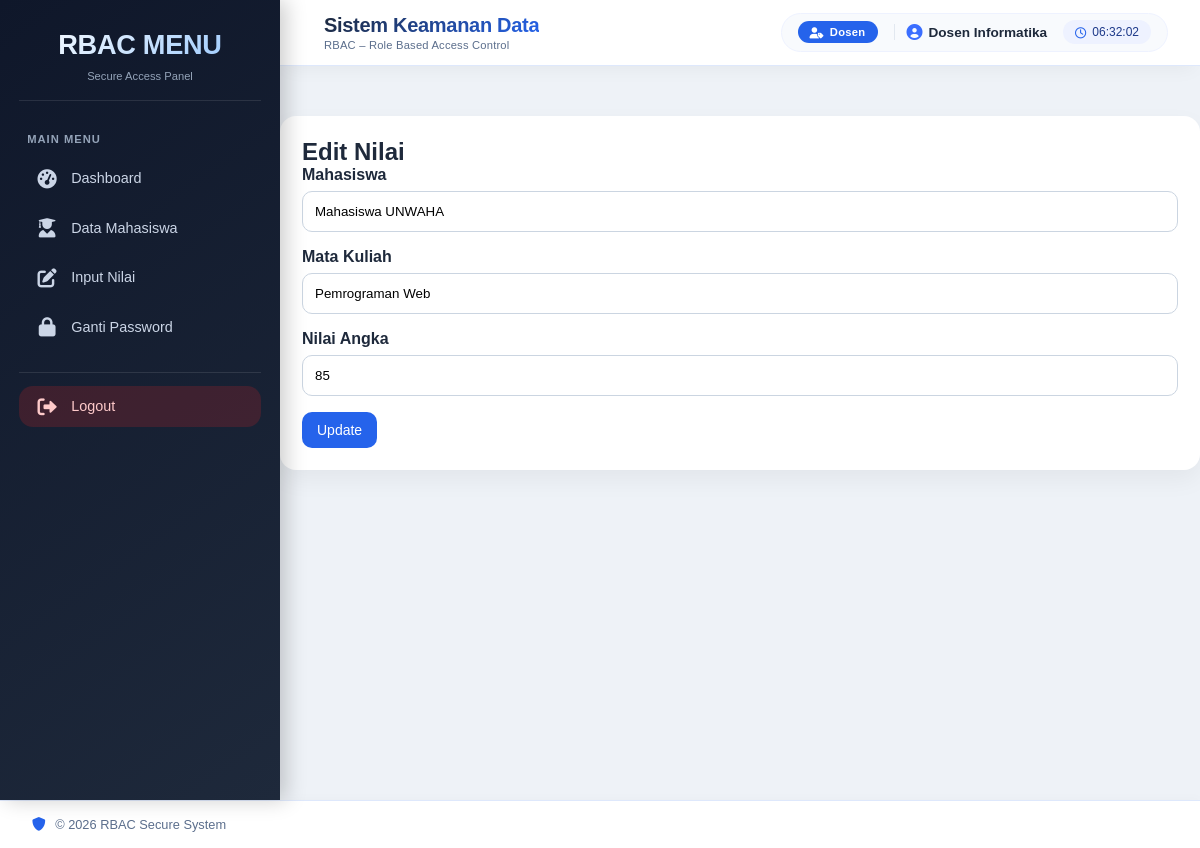
The app's page /dosen/edit_nilai.php?id=2 (signed in) with its own data.
### tables this page shows
CREATE TABLE `nilai` (
  `id` int(11) NOT NULL,
  `user_id` int(11) NOT NULL,
  `mata_kuliah` varchar(100) DEFAULT NULL,
  `nilai_angka` int(11) DEFAULT NULL,
  `nilai_huruf` varchar(2) DEFAULT NULL,
  `created_at` timestamp NOT NULL DEFAULT current_timestamp()
);

CREATE TABLE `users` (
  `id` int(11) NOT NULL,
  `nama_lengkap` varchar(100) NOT NULL,
  `username` varchar(50) NOT NULL,
  `password` varchar(255) NOT NULL,
  `role_id` int(11) NOT NULL,
  `status` enum('aktif','nonaktif') DEFAULT 'aktif',
  `last_login` datetime DEFAULT NULL,
  `created_at` timestamp NOT NULL DEFAULT current_timestamp()
);

### dosen/edit_nilai.php (the view, shortened to what this page needs)
<?php
include '../includes/header.php';
include '../includes/sidebar.php';
include '../includes/navbar.php';
$id = $_GET['id'];
$q = mysqli_query($conn,"
    SELECT nilai.*, users.nama_lengkap
    FROM nilai
    JOIN users ON nilai.user_id = users.id
    WHERE nilai.id='$id'
");
$data = mysqli_fetch_assoc($q);
?>
<div class="card">
    <h2>Edit Nilai</h2>
    <form method="POST">
        <div class="form-group">
            <label>Mahasiswa</label>
            <input type="text"
                   class="form-control"
                   value="<?= $data['nama_lengkap']; ?>"
                   readonly>
        </div>
        <div class="form-group">
            <label>Mata Kuliah</label>
            <input type="text"
                   name="mata_kuliah"
                   class="form-control"
                   value="<?= $data['mata_kuliah']; ?>"
                   required>
        </div>
        <div class="form-group">
            <label>Nilai Angka</label>
            <input type="number"
                   name="nilai_angka"
                   class="form-control"
                   value="<?= $data['nilai_angka']; ?>"
                   required>
        </div>
        <button type="submit"
                name="update"
                class="btn btn-primary">
            Update
        </button>
    </form>
</div>
<?php include '../includes/footer.php'; ?>

### assets/css/style.css (style rules this page uses)
* { margin:0; padding:0; box-sizing:border-box; font-family:Arial, Helvetica, sans-serif; }
body { background:#f1f5f9; color:#1e293b; }
.card { background:#fff; padding:22px; border-radius:16px; box-shadow:0 8px 18px rgba(0,0,0,.05); margin-bottom:20px; }
.btn { display:inline-block; padding:10px 15px; border:none; border-radius:10px; cursor:pointer; text-decoration:none; font-size:14px; transition:.25s; }
.btn-primary { background:#2563eb; color:#fff; }
.form-group { margin-bottom:16px; }
.form-group label { display:block; margin-bottom:7px; font-weight:600; }
.form-control { width:100%; padding:12px; border:1px solid #cbd5e1; border-radius:10px; outline:none; }

### includes/header.php (style rules this page uses)
:root { --primary:#2563eb; --dark:#111827; --light:#f8fafc; --text:#1e293b; }
* { box-sizing:border-box; }
body { margin:0; padding:0; font-family:Arial, Helvetica, sans-serif; background:#eef2f7; color:var(--text); }
.card { background:#fff; border-radius:16px; padding:22px; box-shadow:0 10px 25px rgba(0,0,0,.05); margin-bottom:20px; }

### records on screen
nilai: user.nama_lengkap "Mahasiswa UNWAHA", mata_kuliah "Pemrograman Web", nilai_angka "85"

### other values on screen
$_SESSION['role'] "Dosen"
$_SESSION['nama'] "Dosen Informatika"
